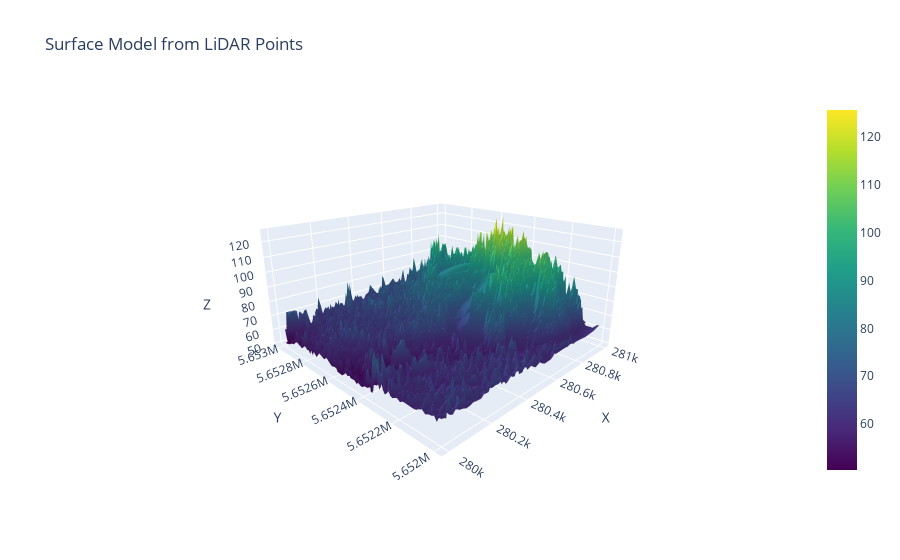

The notebook cell saved with this chart:
### Code cell
import laspy
import numpy as np
import plotly.graph_objects as go

# Open the .las file
las = laspy.read(output_file)

# Access the X, Y, and Z coordinates
x = las.x
y = las.y
z = las.z

# Create a regular grid for interpolation
x_grid = np.linspace(min(x), max(x), 100)
y_grid = np.linspace(min(y), max(y), 100)
X, Y = np.meshgrid(x_grid, y_grid)

# Interpolate elevation values on the grid
Z = griddata((x, y), z, (X, Y), method='linear')

# Create an interactive 3D surface plot
fig = go.Figure(data=[go.Surface(x=X, y=Y, z=Z, colorscale='viridis')])

# Set layout properties
fig.update_layout(
    scene=dict(
        xaxis_title='X',
        yaxis_title='Y',
        zaxis_title='Z',
        aspectratio=dict(x=1, y=1, z=0.5),
        camera=dict(
            eye=dict(x=-1.25, y=-1.25, z=0.6),
            center=dict(x=0, y=0, z=0),
            up=dict(x=0, y=0, z=1)
        ),
    ),
    title='Surface Model from LiDAR Points'
)

# Show the interactive plot
fig.show()

### Figure 1 — Plotly figure (JSON) as saved in the notebook; plotly's stock layout.template omitted (floating-point values rounded to 4 significant figures; data arrays with more than 128 entries replaced by an {"elided": "..."} marker saying what was removed)
{"data": [{"colorscale": [[0, "#440154"], [0.1111, "#482878"], [0.2222, "#3e4989"], [0.3333, "#31688e"], [0.4444, "#26828e"], [0.5556, "#1f9e89"], [0.6667, "#35b779"], [0.7778, "#6ece58"], [0.8889, "#b5de2b"], [1, "#fde725"]], "type": "surface", "x": {"elided": "100x100 float values"}, "y": {"elided": "100x100 float values"}, "z": {"elided": "100x100 float values"}}], "layout": {"scene": {"aspectratio": {"x": 1, "y": 1, "z": 0.5}, "camera": {"center": {"x": 0, "y": 0, "z": 0}, "eye": {"x": -1.25, "y": -1.25, "z": 0.6}, "up": {"x": 0, "y": 0, "z": 1}}, "xaxis": {"title": {"text": "X"}}, "yaxis": {"title": {"text": "Y"}}, "zaxis": {"title": {"text": "Z"}}}, "title": {"text": "Surface Model from LiDAR Points"}}}
